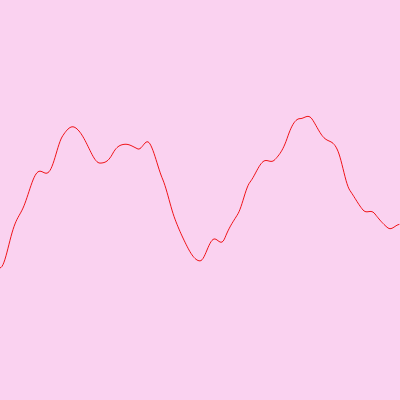
Frame 1 (no input)
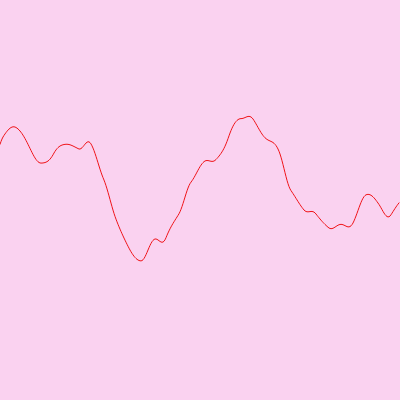
Frame 60 (no input)
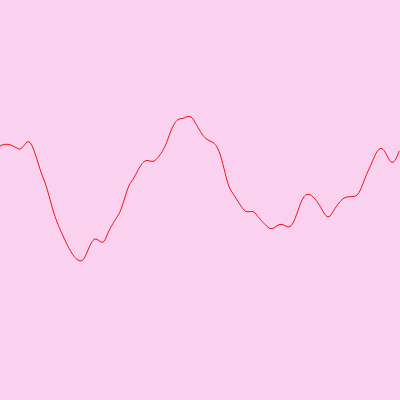
Frame 120 (the mouse pressed at the canvas centre since frame 60)

The p5.js sketch that drew these frames (run headless with seeded random() and noise() and a simulated clock; from frame 60 on, the mouse is pressed at the canvas centre):

// p5.js sketch
// ── sketch.js
//var xoff = 0;
//var yoff = 5;
var inc = 0.01;
var star = 0;
function setup() {
  createCanvas(400,400);
}

function draw() {
  background(250,210,240);
  beginShape();
  var xoff = star;
  
  for (var x = 0 ; x < width ; x++){
    noFill();
    stroke(240,20,25);

    var y = noise(xoff)*height;
    vertex(x,y);
    
    xoff += inc;
  }
  
  endShape();
star += 0.01;
//  var x = map(noise(xoff),0,1,0,width);
//  var y = map(noise(yoff),0,1,0,height);
  
//  xoff += 0.01;
//  yoff += 0.01;
  
//  ellipse(x, y, 24, 24);
}
